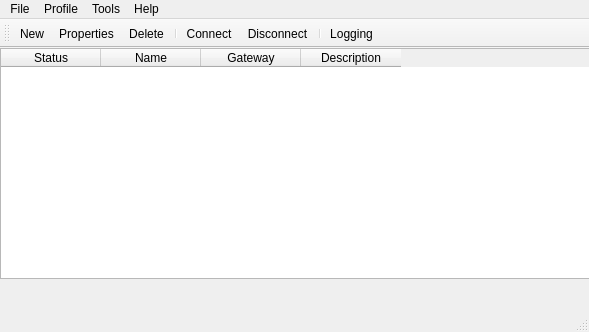
<?xml version="1.0" encoding="UTF-8"?>
<ui version="4.0">
 <class>MainWindow</class>
 <widget class="QMainWindow" name="MainWindow">
  <property name="geometry">
   <rect>
    <x>0</x>
    <y>0</y>
    <width>589</width>
    <height>332</height>
   </rect>
  </property>
  <property name="windowTitle">
   <string>OpenSesame</string>
  </property>
  <property name="windowIcon">
   <iconset>
    <normaloff>:/resources/openvpn-admin-256x256.png</normaloff>:/resources/openvpn-admin-256x256.png</iconset>
  </property>
  <widget class="QWidget" name="centralwidget">
   <widget class="ConnectionTable" name="tableConnections">
    <property name="geometry">
     <rect>
      <x>0</x>
      <y>0</y>
      <width>591</width>
      <height>231</height>
     </rect>
    </property>
    <property name="editTriggers">
     <set>QAbstractItemView::NoEditTriggers</set>
    </property>
    <property name="tabKeyNavigation">
     <bool>false</bool>
    </property>
    <property name="showDropIndicator" stdset="0">
     <bool>false</bool>
    </property>
    <property name="dragDropOverwriteMode">
     <bool>false</bool>
    </property>
    <property name="alternatingRowColors">
     <bool>true</bool>
    </property>
    <property name="selectionMode">
     <enum>QAbstractItemView::SingleSelection</enum>
    </property>
    <property name="selectionBehavior">
     <enum>QAbstractItemView::SelectRows</enum>
    </property>
    <column>
     <property name="text">
      <string>Status</string>
     </property>
    </column>
    <column>
     <property name="text">
      <string>Name</string>
     </property>
    </column>
    <column>
     <property name="text">
      <string>Gateway</string>
     </property>
    </column>
    <column>
     <property name="text">
      <string>Description</string>
     </property>
    </column>
   </widget>
  </widget>
  <widget class="QMenuBar" name="menubar">
   <property name="geometry">
    <rect>
     <x>0</x>
     <y>0</y>
     <width>589</width>
     <height>22</height>
    </rect>
   </property>
   <widget class="QMenu" name="menuFile">
    <property name="title">
     <string>File</string>
    </property>
    <addaction name="actionExit"/>
   </widget>
   <widget class="QMenu" name="menuProfile">
    <property name="title">
     <string>Profile</string>
    </property>
    <addaction name="actionNew"/>
    <addaction name="actionProperties"/>
    <addaction name="actionDelete"/>
    <addaction name="separator"/>
    <addaction name="actionImport"/>
    <addaction name="actionExport"/>
    <addaction name="separator"/>
    <addaction name="actionConnect"/>
    <addaction name="actionDisconnect"/>
    <addaction name="actionLogging"/>
   </widget>
   <widget class="QMenu" name="menuHelp">
    <property name="title">
     <string>Help</string>
    </property>
    <addaction name="actionAbout"/>
    <addaction name="actionAbout_Qt"/>
   </widget>
   <widget class="QMenu" name="menuTools">
    <property name="title">
     <string>Tools</string>
    </property>
    <addaction name="actionSettings"/>
    <addaction name="separator"/>
    <addaction name="actionForget_Password"/>
   </widget>
   <addaction name="menuFile"/>
   <addaction name="menuProfile"/>
   <addaction name="menuTools"/>
   <addaction name="menuHelp"/>
  </widget>
  <widget class="QStatusBar" name="statusbar"/>
  <widget class="QToolBar" name="toolBar">
   <property name="windowTitle">
    <string>toolBar</string>
   </property>
   <property name="toolButtonStyle">
    <enum>Qt::ToolButtonTextUnderIcon</enum>
   </property>
   <attribute name="toolBarArea">
    <enum>TopToolBarArea</enum>
   </attribute>
   <attribute name="toolBarBreak">
    <bool>false</bool>
   </attribute>
   <addaction name="actionNew"/>
   <addaction name="actionProperties"/>
   <addaction name="actionDelete"/>
   <addaction name="separator"/>
   <addaction name="actionConnect"/>
   <addaction name="actionDisconnect"/>
   <addaction name="separator"/>
   <addaction name="actionLogging"/>
  </widget>
  <action name="actionExit">
   <property name="icon">
    <iconset>
     <normalon>:/resources/gtk-quit.png</normalon>
    </iconset>
   </property>
   <property name="text">
    <string>Exit</string>
   </property>
   <property name="shortcut">
    <string>Ctrl+Q</string>
   </property>
  </action>
  <action name="actionNew">
   <property name="icon">
    <iconset resource="ovpn.qrc">
     <normaloff>:/resources/new.png</normaloff>:/resources/new.png</iconset>
   </property>
   <property name="text">
    <string>New</string>
   </property>
   <property name="shortcut">
    <string>Ctrl+N</string>
   </property>
  </action>
  <action name="actionProperties">
   <property name="icon">
    <iconset resource="ovpn.qrc">
     <normaloff>:/resources/properties.png</normaloff>:/resources/properties.png</iconset>
   </property>
   <property name="text">
    <string>Properties</string>
   </property>
  </action>
  <action name="actionDelete">
   <property name="icon">
    <iconset resource="ovpn.qrc">
     <normaloff>:/resources/delete.png</normaloff>:/resources/delete.png</iconset>
   </property>
   <property name="text">
    <string>Delete</string>
   </property>
  </action>
  <action name="actionConnect">
   <property name="icon">
    <iconset resource="ovpn.qrc">
     <normaloff>:/resources/connect.png</normaloff>:/resources/connect.png</iconset>
   </property>
   <property name="text">
    <string>Connect</string>
   </property>
   <property name="shortcut">
    <string>Ctrl+C</string>
   </property>
  </action>
  <action name="actionDisconnect">
   <property name="icon">
    <iconset resource="ovpn.qrc">
     <normaloff>:/resources/disconnect.png</normaloff>:/resources/disconnect.png</iconset>
   </property>
   <property name="text">
    <string>Disconnect</string>
   </property>
   <property name="shortcut">
    <string>Ctrl+D</string>
   </property>
  </action>
  <action name="actionLogging">
   <property name="icon">
    <iconset>
     <normalon>:/resources/log.png</normalon>
    </iconset>
   </property>
   <property name="text">
    <string>Logging</string>
   </property>
  </action>
  <action name="actionAbout">
   <property name="icon">
    <iconset>
     <normalon>:/resources/gtk-about.png</normalon>
    </iconset>
   </property>
   <property name="text">
    <string>About</string>
   </property>
  </action>
  <action name="actionSettings">
   <property name="icon">
    <iconset>
     <normalon>:/resources/settings.png</normalon>
    </iconset>
   </property>
   <property name="text">
    <string>Settings</string>
   </property>
  </action>
  <action name="actionForget_Password">
   <property name="text">
    <string>Forget Passwords</string>
   </property>
  </action>
  <action name="actionAbout_Qt">
   <property name="text">
    <string>About Qt</string>
   </property>
  </action>
  <action name="actionImport">
   <property name="text">
    <string>Import</string>
   </property>
  </action>
  <action name="actionExport">
   <property name="text">
    <string>Export</string>
   </property>
  </action>
 </widget>
 <customwidgets>
  <customwidget>
   <class>ConnectionTable</class>
   <extends>QTableWidget</extends>
   <header>connectiontable.h</header>
  </customwidget>
 </customwidgets>
 <resources>
  <include location="ovpn.qrc"/>
 </resources>
 <connections/>
</ui>
